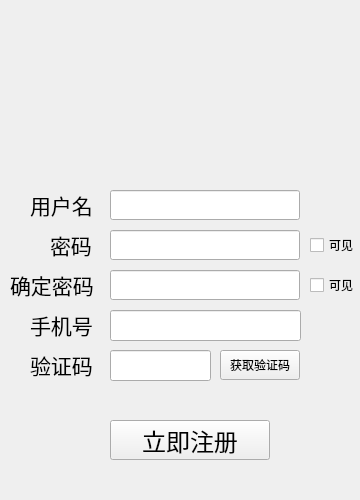
<?xml version="1.0" encoding="UTF-8"?>
<ui version="4.0">
 <class>Signup</class>
 <widget class="QWidget" name="Signup">
  <property name="geometry">
   <rect>
    <x>0</x>
    <y>0</y>
    <width>360</width>
    <height>500</height>
   </rect>
  </property>
  <property name="windowTitle">
   <string>Form</string>
  </property>
  <widget class="QLabel" name="label_password">
   <property name="geometry">
    <rect>
     <x>50</x>
     <y>230</y>
     <width>50</width>
     <height>30</height>
    </rect>
   </property>
   <property name="font">
    <font>
     <pointsize>16</pointsize>
    </font>
   </property>
   <property name="text">
    <string>密码：</string>
   </property>
  </widget>
  <widget class="QLineEdit" name="lineEdit_confirm_password">
   <property name="geometry">
    <rect>
     <x>110</x>
     <y>270</y>
     <width>190</width>
     <height>30</height>
    </rect>
   </property>
   <property name="font">
    <font>
     <pointsize>10</pointsize>
    </font>
   </property>
   <property name="text">
    <string/>
   </property>
   <property name="echoMode">
    <enum>QLineEdit::Password</enum>
   </property>
  </widget>
  <widget class="QCheckBox" name="checkBox_password_lineEdit">
   <property name="geometry">
    <rect>
     <x>310</x>
     <y>235</y>
     <width>80</width>
     <height>20</height>
    </rect>
   </property>
   <property name="text">
    <string>可见</string>
   </property>
  </widget>
  <widget class="QLineEdit" name="lineEdit_username">
   <property name="geometry">
    <rect>
     <x>110</x>
     <y>190</y>
     <width>190</width>
     <height>30</height>
    </rect>
   </property>
   <property name="font">
    <font>
     <pointsize>10</pointsize>
    </font>
   </property>
  </widget>
  <widget class="QLabel" name="label_username">
   <property name="geometry">
    <rect>
     <x>30</x>
     <y>190</y>
     <width>70</width>
     <height>30</height>
    </rect>
   </property>
   <property name="font">
    <font>
     <pointsize>16</pointsize>
    </font>
   </property>
   <property name="text">
    <string>用户名：</string>
   </property>
  </widget>
  <widget class="QCheckBox" name="checkBox_confirm_password_lineEdit">
   <property name="geometry">
    <rect>
     <x>310</x>
     <y>275</y>
     <width>80</width>
     <height>20</height>
    </rect>
   </property>
   <property name="text">
    <string>可见</string>
   </property>
  </widget>
  <widget class="QLabel" name="label_confirm_password">
   <property name="geometry">
    <rect>
     <x>10</x>
     <y>270</y>
     <width>90</width>
     <height>30</height>
    </rect>
   </property>
   <property name="font">
    <font>
     <pointsize>16</pointsize>
    </font>
   </property>
   <property name="text">
    <string>确定密码：</string>
   </property>
  </widget>
  <widget class="QLineEdit" name="lineEdit_password">
   <property name="geometry">
    <rect>
     <x>110</x>
     <y>230</y>
     <width>190</width>
     <height>30</height>
    </rect>
   </property>
   <property name="font">
    <font>
     <pointsize>10</pointsize>
    </font>
   </property>
   <property name="echoMode">
    <enum>QLineEdit::Password</enum>
   </property>
  </widget>
  <widget class="QPushButton" name="pushButton_signup">
   <property name="geometry">
    <rect>
     <x>110</x>
     <y>420</y>
     <width>160</width>
     <height>40</height>
    </rect>
   </property>
   <property name="font">
    <font>
     <pointsize>18</pointsize>
    </font>
   </property>
   <property name="toolTipDuration">
    <number>-1</number>
   </property>
   <property name="text">
    <string>立即注册</string>
   </property>
  </widget>
  <widget class="QLineEdit" name="lineEdit_phone_number">
   <property name="geometry">
    <rect>
     <x>110</x>
     <y>310</y>
     <width>191</width>
     <height>31</height>
    </rect>
   </property>
  </widget>
  <widget class="QLabel" name="label_phone_number">
   <property name="geometry">
    <rect>
     <x>30</x>
     <y>310</y>
     <width>70</width>
     <height>30</height>
    </rect>
   </property>
   <property name="font">
    <font>
     <pointsize>16</pointsize>
    </font>
   </property>
   <property name="text">
    <string>手机号：</string>
   </property>
  </widget>
  <widget class="QLineEdit" name="lineEdit_code">
   <property name="geometry">
    <rect>
     <x>110</x>
     <y>350</y>
     <width>101</width>
     <height>31</height>
    </rect>
   </property>
   <property name="text">
    <string/>
   </property>
  </widget>
  <widget class="QLabel" name="label_code">
   <property name="geometry">
    <rect>
     <x>30</x>
     <y>350</y>
     <width>70</width>
     <height>30</height>
    </rect>
   </property>
   <property name="font">
    <font>
     <pointsize>16</pointsize>
    </font>
   </property>
   <property name="text">
    <string>验证码：</string>
   </property>
  </widget>
  <widget class="QPushButton" name="pushButton_getcode">
   <property name="geometry">
    <rect>
     <x>220</x>
     <y>350</y>
     <width>80</width>
     <height>30</height>
    </rect>
   </property>
   <property name="text">
    <string>获取验证码</string>
   </property>
  </widget>
 </widget>
 <resources/>
 <connections/>
</ui>
